Frame 1 (no input): blank canvas, image omitted
Frame 60 (the mouse pressed at the canvas centre just before this capture): blank canvas, image omitted
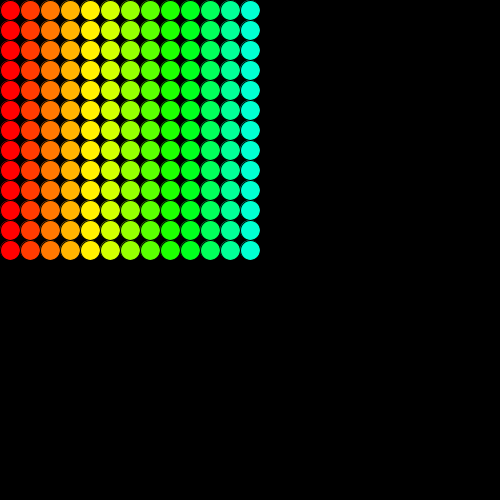
Frame 120 (the mouse held since frame 60 and released just before this capture)

The Processing sketch whose frames 1 and 60 were blank and that drew this single picture after the mouse press (run headless with seeded random() and noise(); from frame 60 on, the mouse is pressed at the canvas centre):

// Processing sketch: nestedForLoop_more_complicated
// ── nestedForLoop_more_complicated.pde
//----------------------------------------------------
// DT Bootcamp 2014, Parsons the New School for Design. 
// Day 6 - nested for() loops
// http://processing.org/reference/for.html
//----------------------------------------------------

void setup() {
    size(500, 500); 
    colorMode(HSB);
} 
 
void draw() {
    background(0);
    ellipseMode(CORNER);
    int circleSize = 20;
 
    for(int y = 0; y < mouseY; y = y + circleSize){    
        for(int x = 0; x < mouseX; x = x + circleSize){     
            fill(x/2, 255, 255);
            ellipse(x, y, circleSize, circleSize);
         
        }
    }
}
